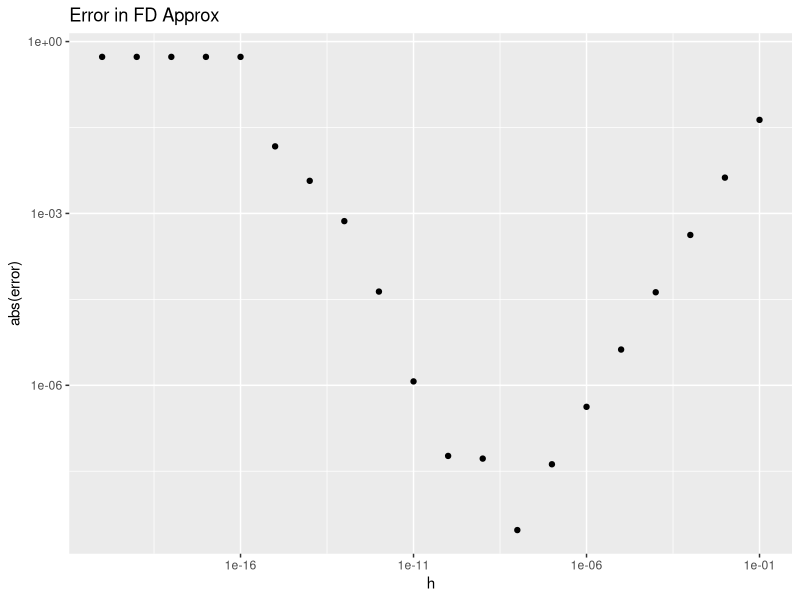

This figure's R source:
## ---- chunk 1
x <- 1.0
## ---- chunk 2
t <- seq(1:20)
h <- 10^-t
h
## ---- chunk 3
diff_quo <- (sin(x+h) - sin(x))/h
diff_error <- abs(cos(x)-diff_quo)
## ---- chunk 4
library(ggplot2)
## ---- chunk 5
qplot(x=h,y=diff_error,log="xy",main="Error in FD Approx",ylab="abs(error)")
